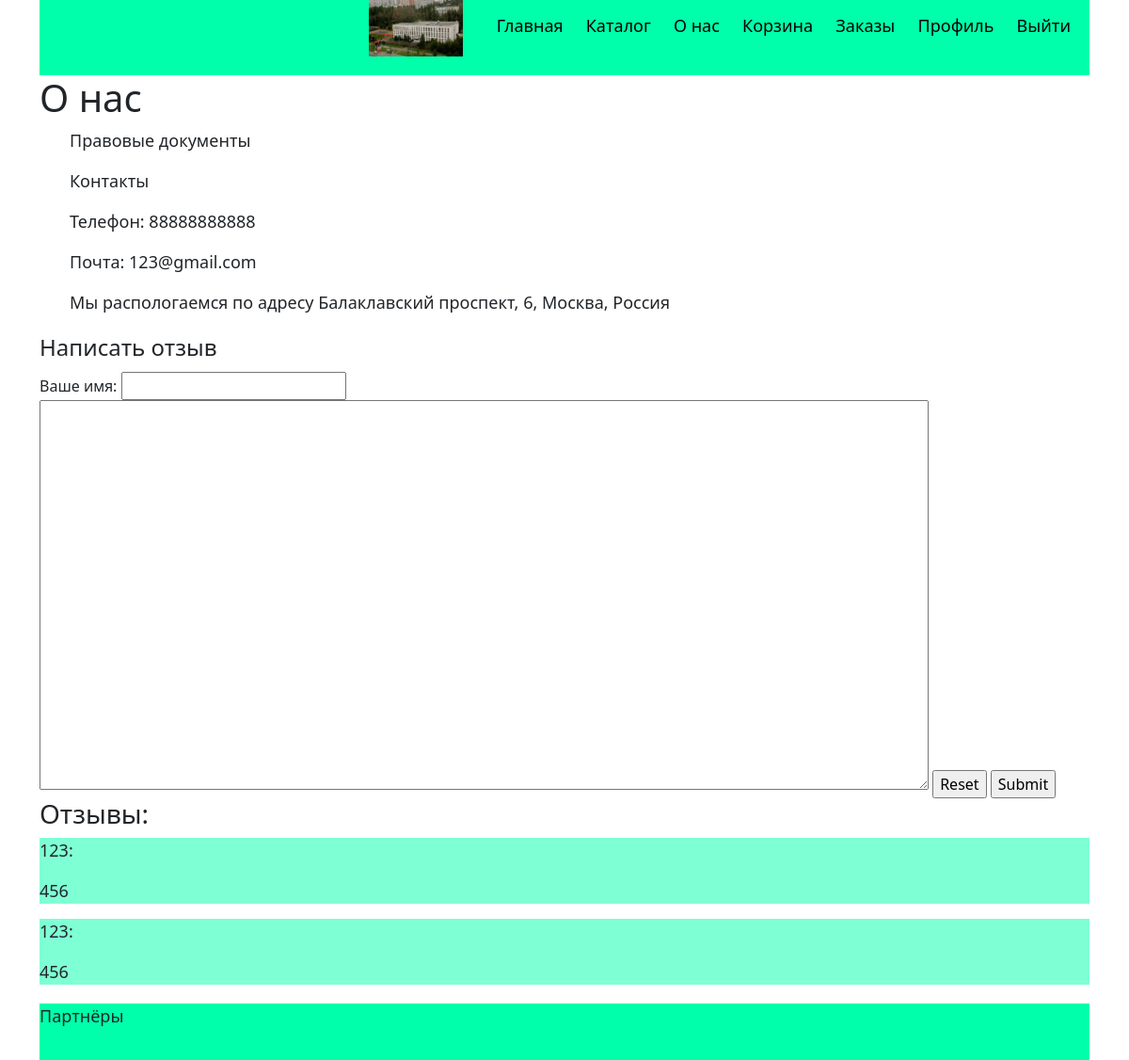
The app's page /about_us/ (signed in) with its own data.
### ORM.py (models this page shows)
class Feedback(db.Model):
    id = db.Column(db.Integer, primary_key=True)
    name = db.Column(db.String(200))
    review = db.Column(db.String(200))

### main.py (the view)
@app.route('/about_us/', methods=['GET', 'POST'])
def about_us():
    if request.method == 'POST':
        name = request.form.get('name')
        review = request.form.get('review')
        if name!='' and review!='':
            db.session.add(Feedback(name=name,review=review))
            db.session.commit()
    return render_template('About_us.html',feedback=Feedback.query.all())

### templates/About_us.html (shortened to what this page needs)
{% extends "base.html" %}
{% block content %}
        <h1>О нас</h1>
        <ul>
            <li><p>Правовые документы</p></li>
            <li><p>Контакты</p></li>
            <li><p>Телефон: 88888888888</p></li>
            <li><p>Почта: 123@gmail.com</p></li>
            <li><p>Мы распологаемся по адресу Балаклавский проспект, 6, Москва, Россия</p></li>
        </ul>
        <form method="post">
            <legend>Написать отзыв</legend>
            Ваше имя: <input type="text" name="name"> <br>
            <textarea name="review" id="" cols="100" rows="17"></textarea>
            <input type="reset">
            <input type="submit">
        </form>
        {% if feedback %}
            <div>
                <h3>Отзывы:</h3>
                {% for feed in feedback %}
                    <div class="feedback">
                        <p>{{feed.name+':'}}</p>
                        <p>{{feed.review}}</p>
                    </div>
                {% endfor %}
            </div>
        {% endif %}
{% endblock %}

### static/Style.css (style rules this page uses)
ul { list-style-type:none }
p { font-size: large; }
.feedback { background-color: aquamarine; }

### records on screen
Feedback: name "123:", review "456"
Feedback: name "123:", review "456"
